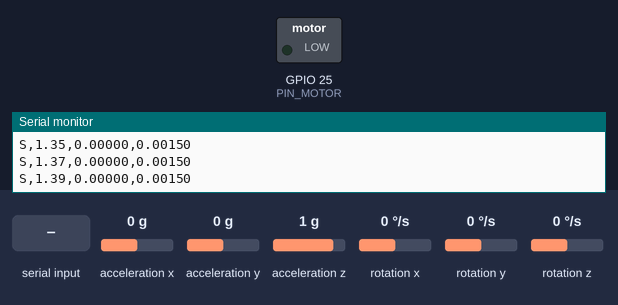
This program was run on a simulated ESP32. Parts: switched loads named in the program (green lamp = pin HIGH), the last lines printed to the serial monitor. Wiring (inferred from the names in the program): MPU-9250 motion sensor at I2C address 0x68. Inputs (shaded band) come from the test bench; at power-on: acceleration x 0 g, acceleration y 0 g, acceleration z 1 g, rotation x 0 °/s, rotation y 0 °/s, rotation z 0 °/s.

Above: at 1.4 s.
1.5 s: "b90\n" received over Serial
At 1.7 s:
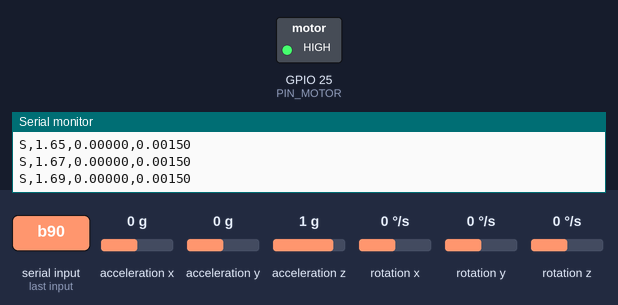
3.4 s: "r90\n" received over Serial
4.9 s: "t90\n" received over Serial
Timing chart, 0 to 7.9 s (numbered marks = the images above; inputs shaded):
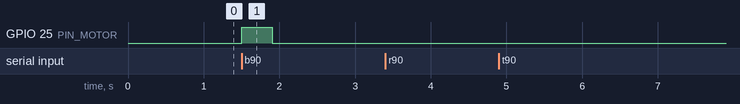

Measured:
- after the input at 1.5 s, GPIO 25 (PIN_MOTOR): LOW → HIGH at once, → LOW 0.40 s later

The program:

main.cpp
```cpp
// SwallowCue Plan B: count swallows from a motion sensor on the throat and
// buzz a coin motor when no swallow has happened for T seconds.
//
// Hardware (see WIRING.md): ESP32 DevKit + GY-521 (MPU-6050) or GY-6500
// over I2C, coin vibration motor switched by a PN2222 with a flyback diode.
//
// Serial, 115200 baud. Lines it prints:
//   S,t,envelope,threshold          50 times a second (for live_plot.py)
//   B,t,dur,peak,gyro,gap_b,gap_a,verdict   one per burst
//   C,t                              a cue (buzz)
//   #...                             human notes
// Commands you can type (end with Enter):
//   r     recalibrate (sit still for 3 s)
//   t15   set the cue period to 15 s
//   b     test buzz
//   e     switch to EMG-ENVELOPE mode: an analog muscle sensor (MyoWare-style
//         ENV output, powered from 3V3) on GPIO 34 replaces the IMU
//   i     back to IMU mode
#include <Arduino.h>
#include <Wire.h>

#include "detector.h"
#include "is_swallow.h"

// ---- pins (ESP32 DevKit) ----
static const int PIN_SDA = 21;
static const int PIN_SCL = 22;
static const int PIN_MOTOR = 25;   // to the PN2222 base through 1 kOhm
static const int PIN_EMG_ENV = 34; // analog envelope input (input-only pin, 0 to 3.3 V)

// ---- settings ----
static const float FS = 200.0f;          // samples per second
static float cue_period_s = 15.0f;       // short for the demo; real use ~30 to 60 s
static const uint32_t BUZZ_MS = 400;

static const uint8_t IMU_ADDR = 0x68;    // AD0 low

SwallowDetector detector;
CueTimer cue(cue_period_s);
static uint32_t motor_off_ms = 0;
static uint32_t swallows = 0;
static bool imu_ok = false;
static bool adc_mode = false;      // true: GPIO 34 envelope instead of the IMU

static void imu_write(uint8_t reg, uint8_t val) {
  Wire.beginTransmission(IMU_ADDR);
  Wire.write(reg);
  Wire.write(val);
  Wire.endTransmission();
}

static bool imu_init() {
  Wire.beginTransmission(IMU_ADDR);
  Wire.write(0x75);  // WHO_AM_I
  if (Wire.endTransmission(false) != 0) return false;
  Wire.requestFrom(IMU_ADDR, (uint8_t)1);
  if (!Wire.available()) return false;
  uint8_t who = Wire.read();
  Serial.printf("# IMU WHO_AM_I = 0x%02X (0x68 MPU-6050, 0x70 MPU-6500)\n", who);
  imu_write(0x6B, 0x01);  // wake up, PLL clock
  delay(50);
  imu_write(0x1A, 0x03);  // digital low-pass ~44 Hz
  imu_write(0x19, 0x04);  // sample rate 1 kHz / 5 = 200 Hz
  imu_write(0x1B, 0x00);  // gyro +-250 deg/s
  imu_write(0x1C, 0x00);  // accel +-2 g
  return true;
}

static bool imu_read(float* ax, float* ay, float* az, float* gyro_dps) {
  Wire.beginTransmission(IMU_ADDR);
  Wire.write(0x3B);
  if (Wire.endTransmission(false) != 0) return false;
  if (Wire.requestFrom(IMU_ADDR, (uint8_t)14) != 14) return false;
  int16_t r[7];
  for (int i = 0; i < 7; i++) r[i] = (int16_t)((Wire.read() << 8) | Wire.read());
  *ax = r[0] / 16384.0f;
  *ay = r[1] / 16384.0f;
  *az = r[2] / 16384.0f;
  float gx = r[4] / 131.0f, gy = r[5] / 131.0f, gz = r[6] / 131.0f;  // r[3] is temperature
  *gyro_dps = sqrtf(gx * gx + gy * gy + gz * gz);
  return true;
}

static void buzz(uint32_t now_ms) {
  digitalWrite(PIN_MOTOR, HIGH);
  motor_off_ms = now_ms + BUZZ_MS;
}

static void handle_serial(float t) {
  static char line[16];
  static uint8_t n = 0;
  while (Serial.available()) {
    char c = Serial.read();
    if (c == '\n' || c == '\r') {
      line[n] = 0;
      if (n > 0) {
        if (line[0] == 'r') {
          detector.recalibrate();
          Serial.println("# recalibrating: sit still for 3 s");
        } else if (line[0] == 't') {
          float T = atof(line + 1);
          if (T >= 3.0f) {
            cue_period_s = T;
            cue.set_period(T, t);
            Serial.printf("# cue period = %.0f s\n", T);
          }
        } else if (line[0] == 'b') {
          buzz(millis());
        } else if (line[0] == 'e') {
          adc_mode = true;
          detector.recalibrate();
          cue.start(t + 3.0f);
          Serial.println("# EMG-envelope mode on GPIO 34: relax your chin for 3 s");
        } else if (line[0] == 'i' && imu_ok) {
          adc_mode = false;
          detector.recalibrate();
          cue.start(t + 3.0f);
          Serial.println("# IMU mode: sit still for 3 s");
        }
      }
      n = 0;
    } else if (n < sizeof(line) - 1) {
      line[n++] = c;
    }
  }
}

void setup() {
  Serial.begin(115200);
  pinMode(PIN_MOTOR, OUTPUT);
  digitalWrite(PIN_MOTOR, LOW);
  Wire.begin(PIN_SDA, PIN_SCL, 400000);
  delay(200);
  for (int tries = 0; tries < 3 && !(imu_ok = imu_init()); tries++) {
    Serial.println("# no IMU at 0x68: check SDA=21, SCL=22, VCC=3V3, GND");
    delay(1000);
  }
  if (imu_ok) {
    Serial.println("# SwallowCue Plan B. Sit still for 3 s to calibrate.");
    cue.start(millis() / 1000.0f + 3.0f);
  } else {
    // EMG path: the laptop decides, this board is only the wristband.
    Serial.println("# no IMU: WRISTBAND-ONLY mode. 'b' + Enter buzzes; 'e' + Enter reads an EMG envelope on GPIO 34.");
  }
}

void loop() {
  static uint32_t next_us = micros();
  static uint32_t k = 0;
  const uint32_t period_us = (uint32_t)(1e6f / FS);

  if ((int32_t)(micros() - next_us) < 0) return;
  next_us += period_us;

  uint32_t now_ms = millis();
  float t = now_ms / 1000.0f;
  handle_serial(t);

  if (motor_off_ms && (int32_t)(now_ms - motor_off_ms) >= 0) {
    digitalWrite(PIN_MOTOR, LOW);
    motor_off_ms = 0;
  }

  float ax, ay, az, g;
  if (adc_mode) {
    // An envelope in volts goes in as one 'axis'. The detector removes its
    // resting level the same way it removes gravity, so the rest is shared.
    ax = analogReadMilliVolts(PIN_EMG_ENV) / 1000.0f;
    ay = az = 0.0f;
    g = 0.0f;
  } else {
    if (!imu_ok) return;  // wristband-only mode
    if (!imu_read(&ax, &ay, &az, &g)) return;
  }

  Burst b;
  if (detector.push(t, ax, ay, az, g, &b)) {
    bool sw = is_swallow(b);
    Serial.printf("B,%.2f,%.2f,%.4f,%.0f,%.2f,%.2f,%s\n", b.centre_s, b.duration_s, b.peak,
                  b.gyro_peak_dps, b.gap_before_s > 1e8f ? -1.0f : b.gap_before_s,
                  b.gap_after_s, sw ? "SWALLOW" : "other");
    if (sw) {
      swallows++;
      cue.swallow(b.centre_s);
      Serial.printf("# swallow %lu\n", (unsigned long)swallows);
    }
  }

  if (!detector.calibrating() && cue.due(t)) {
    buzz(now_ms);
    Serial.printf("C,%.2f\n", t);
  }

  if (++k % 4 == 0) {
    Serial.printf("S,%.2f,%.5f,%.5f\n", t, detector.envelope(), detector.threshold());
  }
}
```

is_swallow.cpp
```cpp
#include "is_swallow.h"

// TODO (yours, about 5 to 8 lines): the C++ twin of is_swallow() in
// warmup/swallow.py, now for throat MOVEMENT instead of chin EMG.
//
// You get one Burst (detector.h):
//   duration_s     how long the movement lasted (edges clipped, so shorter than real)
//   peak           how big it was, in g
//   gyro_peak_dps  fastest head rotation during it
//   gap_before_s   quiet before it (1e9 for the very first burst)
//   gap_after_s    quiet after it, CAPPED at 2 s
//
// What separates them on the throat:
//   swallow   one clear lift of the larynx, about 0.3 to 1 s, head still
//   talking   many small fast vibrations close together
//   chewing   jaw bursts repeating every ~0.7 s
//   nodding / turning the head   big gyro reading: the sensor moved, the larynx did not
//
// Decisions that are yours, and that you defend to the judges:
//   - the gyro limit. Too low rejects swallows taken while slightly moving;
//     too high lets head nods count as swallows (and silences the cue).
//   - the quiet rule. Your Python rule needed quiet on BOTH sides; here
//     gap_after never exceeds 2 s, so any limit above 2 s never passes.
//
// Tune it live: every burst prints a "B," line with all five numbers.
// Swallow ten times, talk for 20 s, nod ten times, and read the columns.
bool is_swallow(const Burst& b) {
  (void)b;
  return false;  // until you write it, nothing counts and the cue fires every T s
}
```

is_swallow.h
```cpp
#pragma once
#include "detector.h"

// Decide whether one throat-movement burst was a swallow.
bool is_swallow(const Burst& b);
```
